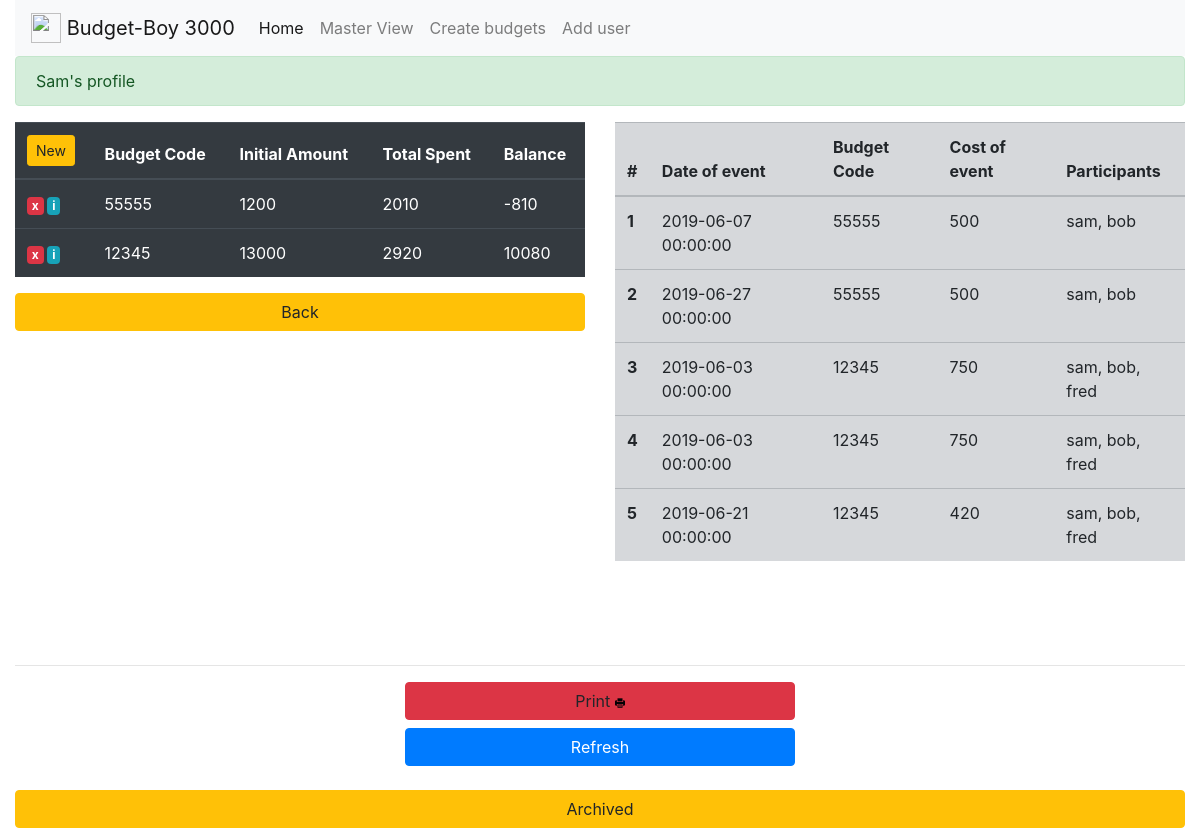
Screenshot of /master/profile/Sam (signed in) with the database file from the repository.
### app.py (models this page shows, shortened)
class Budgets(db.Model):
    id = db.Column(db.Integer, primary_key=True)
    code = db.Column(db.String(20), unique=False, nullable=False)
    initial_amount = db.Column(db.Integer, nullable=False)
    amount_spent = db.Column(db.Integer, nullable=True)

class Event(db.Model):
    id = db.Column(db.Integer, primary_key=True)
    users = db.Column(db.String(40), unique=False, nullable=False)
    guests_present = db.Column(db.Text, unique=False, nullable=False)
    budget_code = db.Column(db.String(20), unique=False, nullable=False)
    duration_of_event = db.Column(db.Integer, nullable=False)
    amount_spent_on_release = db.Column(db.Integer, nullable=True)
    date_of_event = db.Column(db.DateTime, nullable=False)
    is_processed = db.Column(db.Integer, nullable=True)

### app.py (the view, shortened to what this page needs)
@app.route('/master/profile/<string:name>', methods=['POST', 'GET'])
def masterprofile(name):
    u = name
    form = MasterBudgetForm()
    form2 = addToBudgetForm()
    form3 = d()
    printform = p()
    tables = []
    x = User.query.filter_by(username=f'{u}')[0]
    codes = x.budgets_access.split(',')
    for c in codes:
        b = Budgets.query.filter_by(code=int(c)).first()
        tables.append(b)
    events = Event.query.filter_by(users=f'{u}').order_by(desc(Event.budget_code))
    cs = codes
    y =Event.query.filter_by(users=f'{u}').order_by(desc(Event.budget_code)).filter_by(is_processed='0')
    events2 = y
    if printform.is_submitted():
        db.session.commit()
        return render_template('masterprofile.html', u = u, b = b, events = events, form = form, form2 =form2, form3 = form3, printform = printform, events2 = events2)
    return render_template('masterprofile.html', u = u, b = tables, events = events, form = form, form2 =form2, form3 = form3, cs = cs, printform = printform, events2 = events2)

### templates/masterprofile.html (shortened to what this page needs)
{% extends 'base_in.html' %}
{% block body %}
<div class="alert alert-success" role="alert">
  {{u}}'s profile {{p}}
</div>
<div class="row">
    <div class="col-md-6">
      <table class="table table-dark">
        <thead>
          <tr>
            <th scope="col"><a class="btn btn-sm btn-warning" href="#" data-toggle="modal" data-target="#new">New</a></th>
            <th scope="col">Budget Code</th>
            <th scope="col">Initial Amount</th>
            <th scope="col">Total Spent</th>
            <th scope="col">Balance</th>
          </tr>
        </thead>
        <tbody>
          {% for line in b %}
            <tr>
              <th scope="row"><a href="#" class="badge badge-danger" data-toggle="modal" data-target="#del{{line.id}}">x</a> <a href="#" class="badge badge-info {{line.id}}" data-toggle="modal" data-target="#info{{line.id}}">i</a> </th>
              <td>{{line.code}}</td>
              <td>{{line.initial_amount}}</td>
              <td>{{line.amount_spent}}</td>
              <td>{{line.initial_amount - line.amount_spent}}</td>
            </tr>
          {% endfor %}
        </tbody>
      </table>
      <a class="btn btn-warning btn-block" href="/master" >Back</a>
    </div>
    <div id="p" class="col-md-6">
      <table class="table table-secondary">
        <thead>
          <tr>
            <th scope="col">#</th>
            <th scope="col">Date of event</th>
            <th scope="col">Budget Code</th>
            <th scope="col">Cost of event</th>
            <th scope="col">Participants</th>
          </tr>
        </thead>
        <tbody>
          {% for e in events %}
            <tr>
              <th scope="row">{{loop.index}}</th>
              <td>{{e.date_of_event}}</td>
              <td>{{e.budget_code}}</td>
              <td>{{e.amount_spent_on_release}}</td>
              <td>{{e.guests_present}}</td>
            </tr>
          {% endfor %}
        </tbody>
      </table>
    </div>
</div>
<br>
<br>
<br>
<hr>
  <a class="btn btn-danger btn-block col-md-4 offset-4" onclick="printJS({ printable: 'releaseForms-1', type: 'html', css:'https://stackpath.bootstrapcdn.com/bootstrap/4.3.1/css/bootstrap.min.css'})"> Print <img style="width:10px; height:10px" src='/static/printer-.svg'></img> </a>
  <a href="/print/{{u}}" class="btn btn-primary btn-block col-md-4 offset-4"> Refresh</a>
<br>
<button class="btn btn-warning btn-block" type="button" data-toggle="collapse" data-target="#multiCollapseExample2" aria-expanded="false" aria-controls="multiCollapseExample2">Archived</button>
{% endblock %}

### templates/base_in.html (shortened to what this page needs)
<!doctype html>
<html lang="en">
  <head>
<link rel="stylesheet" type="text/css" href="//cdnjs.cloudflare.com/ajax/libs/jsxgraph/0.99.7/jsxgraph.css" />
    <link rel="stylesheet" href="https://stackpath.bootstrapcdn.com/bootstrap/4.3.1/css/bootstrap.min.css">
  </head>
  <body class="container-fluid">
    <nav class="navbar navbar-expand-lg navbar-light bg-light">
      <a class="navbar-brand" href="/"> <img src="static/lyceum.png" width="30" height="30" class="d-inline-block align-top" alt="">
    Budget-Boy 3000</a>
      <div class="collapse navbar-collapse" id="navbarNavDropdown">
        <ul class="navbar-nav">
          <li class="nav-item active">
            <a class="nav-link" href="/">Home <span class="sr-only">(current)</span></a>
          </li>
          {% if session['key']==True %}
          <li class="nav-item">
            <a class="nav-link" href="/master">Master View</a>
          </li>
          <li class="nav-item">
            <a class="nav-link" href="/master">Create budgets</a>
          </li>
          <li class="nav-item">
            <a class="nav-link" href="/master">Add user</a>
          </li>
          {% endif %}
        </ul>
      </div>
    </nav>
{% block body %}
{% endblock %}
      </body>
    </html>

### rows the page displays
Budgets: code "55555", initial_amount "1200", amount_spent "2010", line.initial_amount-line.amount_spent "-810"
Budgets: code "12345", initial_amount "13000", amount_spent "2920", line.initial_amount-line.amount_spent "10080"
Event: date_of_event "2019-06-07 00:00:00", budget_code "55555", amount_spent_on_release "500", guests_present "sam, bob"
Event: date_of_event "2019-06-27 00:00:00", budget_code "55555", amount_spent_on_release "500", guests_present "sam, bob"
Event: date_of_event "2019-06-03 00:00:00", budget_code "12345", amount_spent_on_release "750", guests_present "sam, bob, fred"
Event: date_of_event "2019-06-03 00:00:00", budget_code "12345", amount_spent_on_release "750", guests_present "sam, bob, fred"
Event: date_of_event "2019-06-21 00:00:00", budget_code "12345", amount_spent_on_release "420", guests_present "sam, bob, fred"

### other values shown
{{ u }} "Sam"
